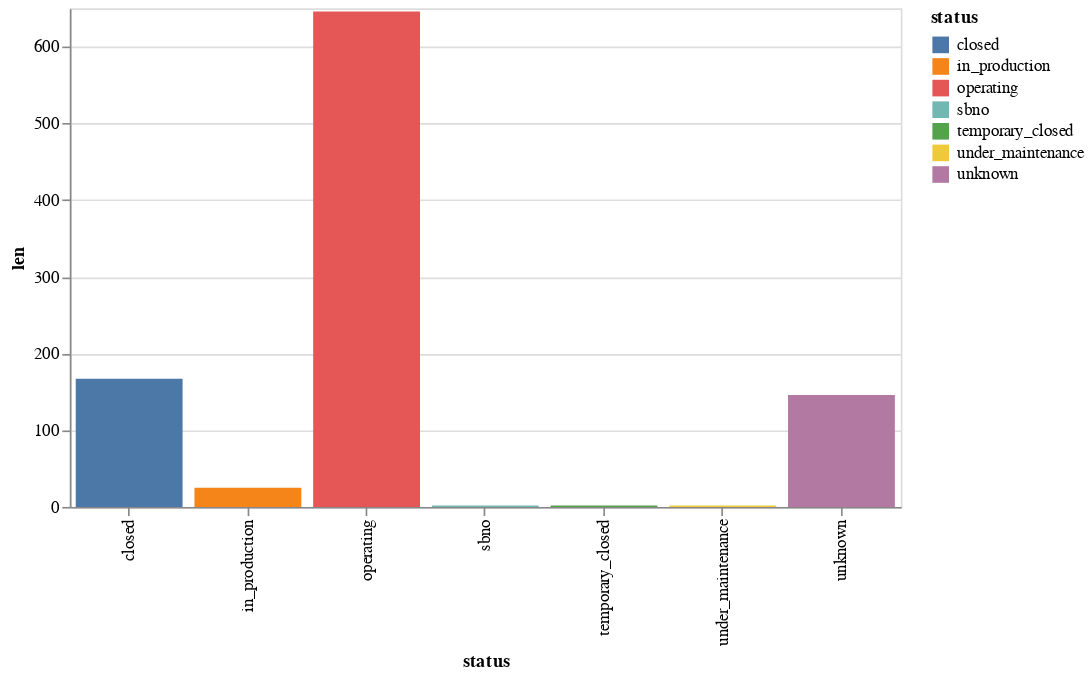

Write notebook code for a chart like this one.
### Markdown cell above
### Analyze status

### Code cell
alt.Chart(df.group_by('status').len()).mark_bar().encode(
    x=alt.X(field='status', type='nominal'),
    y=alt.Y(field='len', type='quantitative'),
    tooltip=['status', 'len'],
    color=alt.Color(field='status', type='nominal')
).properties(width=500)

### Figure 1 — Vega-Lite specification as saved in the notebook (floating-point values rounded to 4 significant figures)
{"config": {"view": {"continuousWidth": 300, "continuousHeight": 300}}, "data": {"name": "data-22fe677d7a1b69091e1d87e5e4719923"}, "mark": {"type": "bar"}, "encoding": {"color": {"field": "status", "type": "nominal"}, "tooltip": [{"field": "status", "type": "ordinal"}, {"field": "len", "type": "quantitative"}], "x": {"field": "status", "type": "nominal"}, "y": {"field": "len", "type": "quantitative"}}, "width": 500, "$schema": "https://vega.github.io/schema/vega-lite/v5.20.1.json", "datasets": {"data-22fe677d7a1b69091e1d87e5e4719923": [{"status": "temporary_closed", "len": 2}, {"status": "operating", "len": 646}, {"status": "under_maintenance", "len": 2}, {"status": "closed", "len": 167}, {"status": "unknown", "len": 146}, {"status": "sbno", "len": 2}, {"status": "in_production", "len": 25}]}}
